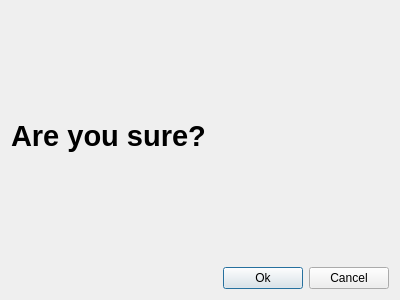
<?xml version="1.0" encoding="UTF-8"?>
<ui version="4.0">
 <class>SureDialog</class>
 <widget class="QDialog" name="SureDialog">
  <property name="geometry">
   <rect>
    <x>0</x>
    <y>0</y>
    <width>400</width>
    <height>300</height>
   </rect>
  </property>
  <property name="windowTitle">
   <string>Dialog</string>
  </property>
  <layout class="QVBoxLayout" name="verticalLayout">
   <item>
    <widget class="QLabel" name="sureLabel">
     <property name="font">
      <font>
       <pointsize>22</pointsize>
       <bold>true</bold>
      </font>
     </property>
     <property name="text">
      <string>Are you sure?</string>
     </property>
    </widget>
   </item>
   <item>
    <layout class="QHBoxLayout" name="horizontalLayout">
     <item>
      <spacer name="horizontalSpacer">
       <property name="orientation">
        <enum>Qt::Horizontal</enum>
       </property>
       <property name="sizeHint" stdset="0">
        <size>
         <width>40</width>
         <height>20</height>
        </size>
       </property>
      </spacer>
     </item>
     <item>
      <widget class="QPushButton" name="OkButton">
       <property name="text">
        <string>Ok</string>
       </property>
      </widget>
     </item>
     <item>
      <widget class="QPushButton" name="cancelButton">
       <property name="text">
        <string>Cancel</string>
       </property>
      </widget>
     </item>
    </layout>
   </item>
  </layout>
 </widget>
 <resources/>
 <connections/>
</ui>
